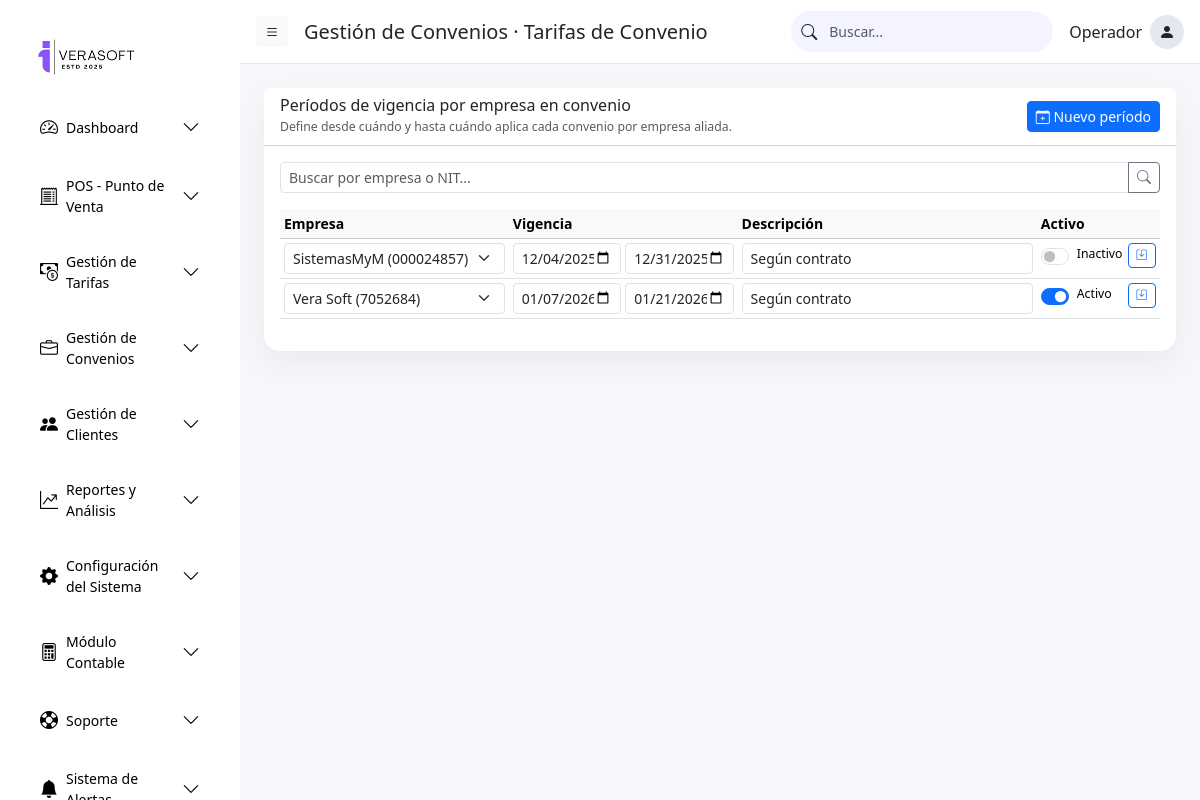
The page /convenios/tarifas/vigencia/ on the database its author committed.
### parking/models/convenios.py (models this page shows, shortened)
class ConvenioVigencia(models.Model):
    empresa_convenio = models.ForeignKey(ConvenioEmpresa, on_delete=models.CASCADE, related_name="vigencias", verbose_name="Empresa en convenio")
    fecha_inicio = models.DateField()
    fecha_fin = models.DateField()
    activo = models.BooleanField(default=True)
    descripcion = models.CharField(max_length=200, blank=True)
    creado_en = models.DateTimeField(auto_now_add=True)
    actualizado_en = models.DateTimeField(auto_now=True)
    class Meta:
        ordering = ["empresa_convenio__empresa", "fecha_inicio"]
        verbose_name = "Período de vigencia"
        verbose_name_plural = "Períodos de vigencia"

class ConvenioEmpresa(models.Model):
    parqueadero = models.ForeignKey(
        'parking.Parqueadero',
        on_delete=models.CASCADE,
        related_name="convenios_empresa",
        null=True, blank=True
    )
    empresa = models.CharField("Nombre de la empresa", max_length=150)
    nit = models.CharField("NIT", max_length=30, blank=True)
    direccion = models.CharField(max_length=200, blank=True)
    telefono = models.CharField(max_length=50, blank=True)
    email = models.EmailField("Correo electrónico", blank=True)
    activo = models.BooleanField(default=True)
    creado_en = models.DateTimeField(auto_now_add=True)
    actualizado_en = models.DateTimeField(auto_now=True)
    class Meta:
        ordering = ["empresa"]
        verbose_name = "Empresa en convenio"
        verbose_name_plural = "Empresas en convenio"
    def __str__(self):
        return f"{self.empresa} ({self.nit})"

### parking/views/convenios_views.py (the view, shortened to what this page needs)
# urls.py: path('convenios/tarifas/vigencia/', convenios_views.convenios_tarifas_vigencia, name='convenios_tarifas_vigencia'),
def convenios_tarifas_vigencia(request):
    query = request.GET.get("q", "")
    vigencias = (
        ConvenioVigencia.objects
        .select_related("empresa_convenio")
        .all()
    )
    if query:
        vigencias = vigencias.filter(
            Q(empresa_convenio__empresa__icontains=query) |
            Q(empresa_convenio__nit__icontains=query)
        )
    empresas_convenio = ConvenioEmpresa.objects.all()
    form = ConvenioVigenciaForm()
    context = {
        "section_group": "Gestión de Convenios · Tarifas de Convenio",
        "section_title": "Períodos de vigencia",
        "section_description": (
            "Define las fechas de inicio y fin de los convenios para cada empresa aliada."
        ),
        "section_code": "CV-VIGENCIAS",
        "active_menu": "convenios",
        "vigencias": vigencias,
        "empresas_convenio": empresas_convenio,
        "form": form,
        "query": query,
    }
    return render(request, "parking/convenios/convenios_tarifas_vigencia.html", context)

### parking/forms/clientes_forms.py
class ConvenioVigenciaForm(forms.ModelForm):
    class Meta:
        model = ConvenioVigencia
        fields = [
            "empresa_convenio",
            "fecha_inicio",
            "fecha_fin",
            "activo",
            "descripcion",
        ]
        widgets = {
            "empresa_convenio": forms.Select(
                attrs={"class": "form-select form-select-sm"}
            ),
            "fecha_inicio": forms.DateInput(
                attrs={"class": "form-control form-control-sm", "type": "date"}
            ),
            "fecha_fin": forms.DateInput(
                attrs={"class": "form-control form-control-sm", "type": "date"}
            ),
            "activo": forms.CheckboxInput(
                attrs={"class": "form-check-input"}
            ),
            "descripcion": forms.TextInput(
                attrs={"class": "form-control form-control-sm"}
            ),
        }

### parking/templates/parking/convenios/convenios_tarifas_vigencia.html (shortened to what this page needs)
{% extends "parking/base.html" %}
{% block page_title %}
Gestión de Convenios · Tarifas de Convenio
{% endblock %}
{% block content %}
<div class="card" style="border-radius:16px; border:none; box-shadow:0 12px 30px rgba(15,23,42,0.05);">
    <div class="card-header bg-white d-flex flex-column flex-md-row justify-content-between align-items-start align-items-md-center gap-2 small">
        <div>
            <h6 class="mb-0">Períodos de vigencia por empresa en convenio</h6>
            <small class="text-muted">
                Define desde cuándo y hasta cuándo aplica cada convenio por empresa aliada.
            </small>
        </div>
        <div>
            <button class="btn btn-sm btn-primary w-100 w-md-auto" data-bs-toggle="modal" data-bs-target="#modalNuevaVigencia">
                <i class="bi bi-calendar-plus"></i> Nuevo período
            </button>
        </div>
    </div>
    <div class="card-body small">
        <form method="get" class="mb-3">
            <div class="input-group input-group-sm">
                <input type="text"
                       name="q"
                       value="{{ query }}"
                       class="form-control"
                       placeholder="Buscar por empresa o NIT...">
                <button class="btn btn-outline-secondary" type="submit">
                    <i class="bi bi-search"></i>
                </button>
            </div>
        </form>
        <div class="table-responsive table-no-scroll">
            <table class="table table-hover table-sm align-top crud-table vigencias-table">
                <thead class="table-light">
                    <tr>
                        <th>Empresa</th>
                        <th>Vigencia</th>
                        <th>Descripción</th>
                        <th>Activo</th>
                        <th></th>
                    </tr>
                </thead>
                <tbody>
                    {% for v in vigencias %}
                    <tr>
                        <form method="post" class="m-0 p-0">
                            <td data-label="Empresa">
                                <select name="empresa_convenio_id" class="form-select form-select-sm">
                                    {% for e in empresas_convenio %}
                                        <option value="{{ e.id }}"
                                                {% if e.id == v.empresa_convenio_id %}selected{% endif %}>
                                            {{ e.empresa }}{% if e.nit %} ({{ e.nit }}){% endif %}
                                        </option>
                                    {% endfor %}
                                </select>
                            </td>
                            <td data-label="Vigencia">
                                <div class="d-flex gap-1 fechas-wrap">
                                    <input type="date"
                                           name="fecha_inicio"
                                           value="{{ v.fecha_inicio|date:'Y-m-d' }}"
                                           class="form-control form-control-sm">
                                    <input type="date"
                                           name="fecha_fin"
                                           value="{{ v.fecha_fin|date:'Y-m-d' }}"
                                           class="form-control form-control-sm">
                                </div>
                            </td>
                            <td data-label="Descripción">
                                <input type="text"
                                       name="descripcion"
                                       value="{{ v.descripcion }}"
                                       class="form-control form-control-sm"
                                       placeholder="Ej: Convenio 2025, promo verano...">
                            </td>
                            <td data-label="Estado">
                                <div class="form-check form-switch d-inline-flex align-items-center">
                                    <input  class="form-check-input"
                                            type="checkbox"
                                            name="activo"
                                            value="1"
                                            {% if v.activo %}checked{% endif %}>
                                    <span class="small ms-2">
                                        {% if v.activo %}Activo{% else %}Inactivo{% endif %}
                                    </span>
                                </div>
                            </td>
                            <td class="text-end" data-label="Acciones">
                                <button type="submit" class="btn btn-sm btn-outline-primary w-100 w-md-auto">
                                    <i class="bi bi-save"></i> <span class="d-inline d-md-none">Guardar</span>
                                </button>
                            </td>
                        </form>
                    </tr>
                    {% empty %}
                    <tr>
                        <td colspan="5" class="text-center text-muted py-4">
                            No hay períodos de vigencia registrados.
                        </td>
                    </tr>
                    {% endfor %}
                </tbody>
            </table>
        </div>
    </div>
</div>
{% endblock %}

### parking/static/parking/css/dashboard.css (style rules this page uses)
body.layout { background: #f5f7fb; font-family: system-ui, -apple-system, BlinkMacSystemFont, "Segoe UI", sans-serif; }

### parking/static/parking/css/gestion_convenios.css (style rules this page uses)
.table-no-scroll { overflow-x: visible !important; }
@media (min-width: 768px) { .w-md-auto { width: auto !important; } }
.btn-outline-primary { font-size: .65rem; }
.crud-table th, .crud-table td { white-space: normal !important;vertical-align: top; }
.crud-table .form-control, .crud-table .form-select, .crud-table input, .crud-table select { width: 100%; min-width: 0; max-width: 100%; }
.vigencias-table { table-layout: fixed; }
@media (min-width: 992px) { .vigencias-table th:nth-child(1), .vigencias-table td:nth-child(1) { width: 26%; } }
@media (min-width: 992px) { .vigencias-table th:nth-child(2), .vigencias-table td:nth-child(2) { width: 26%; } }
@media (min-width: 992px) { .vigencias-table th:nth-child(3), .vigencias-table td:nth-child(3) { width: 34%; } }
@media (min-width: 992px) { .vigencias-table th:nth-child(4), .vigencias-table td:nth-child(4) { width: 7%; } }
@media (min-width: 992px) { .vigencias-table th:nth-child(5), .vigencias-table td:nth-child(5) { width: 7%; } }

### parking/static/parking/css/gestion_clientes.css (style rules this page uses)
.form-check-input { width:1.2em; height:1.2em; }
@media (min-width:768px) { .w-md-auto { width:auto !important; } }

### rows shown on the page
ConvenioVigencia: empresa_convenio_id "SistemasMyM (000024857)", fecha_inicio "12/04/2025", fecha_fin "12/31/2025", descripcion "Según contrato", shows "Inactivo"
ConvenioVigencia: empresa_convenio_id "Vera Soft (7052684)", fecha_inicio "01/07/2026", fecha_fin "01/21/2026", descripcion "Según contrato", activo "☑", shows "Activo"
